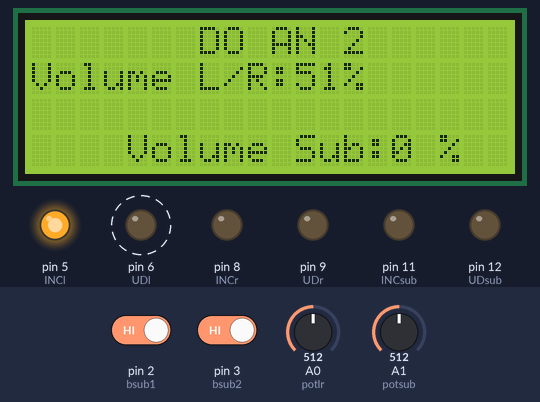
The sketch below on a simulated Arduino Uno, built with avr-gcc and run on an emulated ATmega328P. Parts: 20×4 character LCD, output pins drawn as LEDs (lit = HIGH). Dashed ring = blinking. The inputs (shaded band) are chosen by the test bench; at power-on: A0 (potlr) = 512, A1 (potsub) = 512, pin 2 (bsub1) HIGH, pin 3 (bsub2) HIGH. Pins used as bus, display or sensor lines are not drawn; what the sketch prints to the serial monitor is not drawn.

Above: at 1.05 s.
1.3 s: A0 (potlr) set to 0
At 1.52 s:
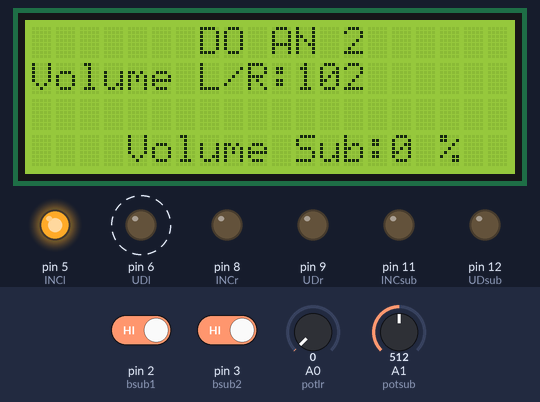
3.4 s: A1 (potsub) set to 32
4.9 s: A1 (potsub) set to 27
At 5.3 s:
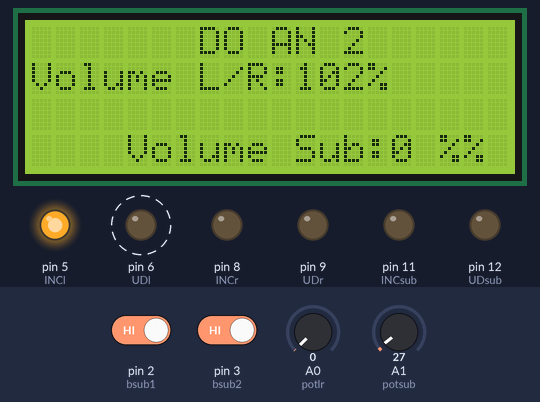
6.9 s: pin 2 (bsub1) driven LOW
At 7.26 s:
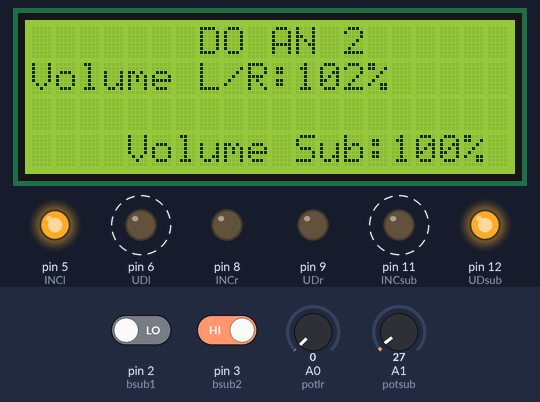
8.8 s: pin 3 (bsub2) driven LOW
At 9.22 s:
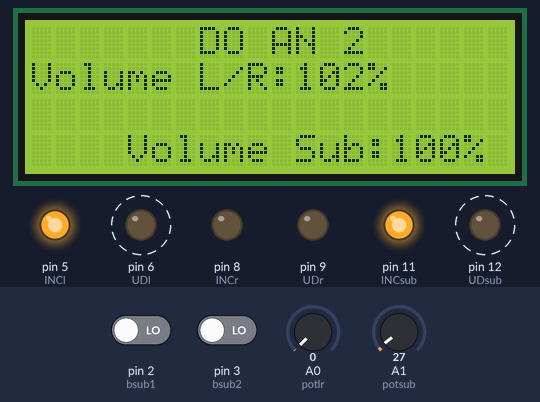
11.0 s: A0 (potlr) set to 20
Timing chart, 0 to 13.5 s (numbered marks = the images above; inputs shaded):
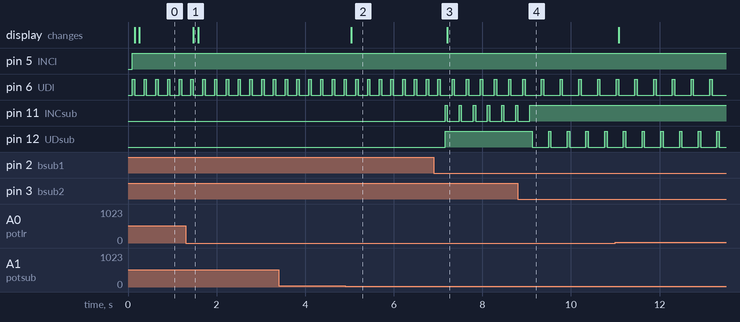

The sketch:

change-volume-by-button.ino
```cpp
#include <LiquidCrystal_I2C.h>

LiquidCrystal_I2C lcd(0x3F, 20, 4);
//0x3f là địa chỉ màn hình trong bus I2C.       //I2C address 0x3f, 20 columns and 4 rows

int blr1 = 0;     //chân 0
int blr2 = 1;

int bsub1 = 2;
int bsub2 = 3;

int potlr = A0, potsub = A1; // chan ket noi X9c013             //the connect pin of X9C103

int Readlr, Readsub;

int lr , sub ;

int buttonStatelr1 = 0;
int buttonStatelr2 = 0;

int buttonStatesub1 = 0;
int buttonStatesub2 = 0;

#define CSl 4    // pin 2, chân cho phép kênh trái              //left channel chip select
#define UDl 6    // pin 3 chân chỉnh hướng lên/xuống kênh trái  //left channel up/down wiper
#define INCl 5   // pin 4 chân chạy cần gạt kênh trái           //left channel increment

#define CSr 7    // pin 2 chân cho phép kênh phải
#define UDr 9   // pin 3 chân chỉnh hướng lên/xuống kênh phải
#define INCr 8   // pin 4 chân chạy cần gạt kênh phải

#define CSsub 10    // pin 2 chân cho phép kênh sub
#define UDsub 12   // pin 3 chân chỉnh hướng lên/xuống kênh sub
#define INCsub 11   // pin 4 chân chạy cần gạt kênh sub

////////////////////////////////////////////////////////////////////////setup/////////////////////////////////////////////////////////////////////////////////
void setup() {
  Serial.begin(9600);

  lcd.init();       //Khởi chạy màn hình.                       //initialize the lcd
  lcd.backlight();   //Bật đèn nền                              //open the backlight

  lcd.setCursor(7, 0);
  lcd.print("DO AN 2");

  lcd.setCursor(0, 1);
  lcd.print("Volume L/R:");
  lcd.setCursor(11, 1);
  lcd.print(lr);
//  lcd.setCursor(13, 1);
//  lcd.print("%");

  lcd.setCursor(4, 3);
  lcd.print("Volume Sub:");
  lcd.setCursor(15, 3);
  lcd.print(sub);
  // lcd.setCursor(14, 3);
  // lcd.print("%");

  pinMode(CSl, OUTPUT);
  pinMode(UDl, OUTPUT);
  pinMode(INCl, OUTPUT);

  pinMode(CSr, OUTPUT);
  pinMode(UDr, OUTPUT);
  pinMode(INCr, OUTPUT);

  pinMode(blr1, INPUT);
  pinMode(blr2, INPUT);

  pinMode(CSsub, OUTPUT);
  pinMode(UDsub, OUTPUT);
  pinMode(INCsub, OUTPUT);

  pinMode(bsub1, INPUT);
  pinMode(bsub2, INPUT);
}

////////////////////////////////////////////////////////////////////////upl/////////////////////////////////////////////////////////////////////////////////
void Upl() {
   digitalWrite(CSl,LOW); //cho phép biến trở hoạt động khi ngõ vào thấp    //enable potentiometer to operate when input is low
   digitalWrite(UDl,HIGH);//mức cao cho phép cần gạt di chuyển lên          //high level allows the wiper to move up
   digitalWrite(INCl,HIGH);
   delay(50);
   digitalWrite(INCl,LOW);//điều khiển cần gạt di chuyển                    //increase the wiper

    lcd.setCursor(11, 1);
    lcd.print(lr);

}
////////////////////////////////////////////////////////////////////////downl/////////////////////////////////////////////////////////////////////////////////
void Downl() {
   digitalWrite(CSl,LOW); //cho phép biến trở hoạt động khi ngõ vào thấp
   digitalWrite(UDl,LOW); //mức thấp cho phép cần gạt di chuyển xuống       //low level allows the wiper to move down
   digitalWrite(INCl,HIGH);
   delay(50);
   digitalWrite(INCl,LOW);//điều khiển cần gạt di chuyển

    lcd.setCursor(11, 1);
    lcd.print(lr);
}
////////////////////////////////////////////////////////////////////////upr/////////////////////////////////////////////////////////////////////////////////
void Upr() {
   digitalWrite(CSr,LOW);
   digitalWrite(UDr,HIGH);
   digitalWrite(INCr,HIGH);
   delay(50);
   digitalWrite(INCr,LOW);
}
////////////////////////////////////////////////////////////////////////downr/////////////////////////////////////////////////////////////////////////////////
void Downr() {
   digitalWrite(CSr,LOW);
   digitalWrite(UDr,LOW);
   digitalWrite(INCr,HIGH);
   delay(50);
   digitalWrite(INCr,LOW);
}
////////////////////////////////////////////////////////////////////////storelr/////////////////////////////////////////////////////////////////////////////////
void storelr(){
 digitalWrite(INCl,HIGH);//lưu giá trị biến trở khi INC và CS đồng thời mức cao       //store the rheostat value when INC and CS are simultaneously high
 digitalWrite(CSl,HIGH); //cho phép biến trở lưu giá trị khi ngõ vào cao              //allows potentiometer to store value when input is high
 delay(50);
 digitalWrite(CSl,LOW);
 }
////////////////////////////////////////////////////////////////////////readlr/////////////////////////////////////////////////////////////////////////////////
void readlr(){
  Readlr = analogRead(potlr); //đọc giá trị biến trở                                            //read the rheostat value
  lr= 102 - round(Readlr/10); //tính toán và chuyển đổi giá trị biến trở sang giá trị âm lượng    //calculate and convert rheostat value to volume value

  buttonStatelr1 = digitalRead(blr1);
  buttonStatelr2 = digitalRead(blr2);

  if (buttonStatelr1 == 0)  {Upl();} //Upr();}
  if (buttonStatelr2 == 0) {Downl();}// Downr();}
  if (buttonStatelr1 == 0 && buttonStatelr2 == 0) storelr();

  if (lr > 99) {
    lcd.setCursor(14, 1);
    lcd.print("%  ");
  }
   else if (lr < 10){
    lcd.setCursor(12, 1);
    lcd.print("%   ");
  }
  else {lcd.setCursor(13, 1);
  lcd.print("%   ");
  }

}
////////////////////////////////////////////////////////////////////////upsub/////////////////////////////////////////////////////////////////////////////////
void Upsub() {
   digitalWrite(CSsub,LOW);
   digitalWrite(UDsub,HIGH);
   digitalWrite(INCsub,HIGH);
   delay(50);
   digitalWrite(INCsub,LOW);

  lcd.setCursor(15, 3);
  lcd.print(sub);

}
////////////////////////////////////////////////////////////////////////downsub/////////////////////////////////////////////////////////////////////////////////
void Downsub() {
   digitalWrite(CSsub,LOW);
   digitalWrite(UDsub,LOW);
   digitalWrite(INCsub,HIGH);
   delay(50);
   digitalWrite(INCsub,LOW);

  lcd.setCursor(15, 3);
  lcd.print(sub);
}
////////////////////////////////////////////////////////////////////////storesub/////////////////////////////////////////////////////////////////////////////////
void storesub(){
 digitalWrite(INCsub,HIGH);
 digitalWrite(CSsub,HIGH);
 delay(50);
 digitalWrite(CSsub,LOW);
 }
////////////////////////////////////////////////////////////////////////readsub/////////////////////////////////////////////////////////////////////////////////
void readsub(){
  Readsub = analogRead(potsub);
  sub= 102 - round(Readsub/10);

  buttonStatesub1 = digitalRead(bsub1);
  buttonStatesub2 = digitalRead(bsub2);

  if (buttonStatesub1 == 0)  Upsub();
  if (buttonStatesub2 == 0) Downsub();
  if (buttonStatesub1 == 0 && buttonStatesub2 == 0) storesub();

  if (sub > 99) {
    lcd.setCursor(18, 3);
    lcd.print("% ");
  }
   else if (sub < 10){
    lcd.setCursor(16, 3);
    lcd.print("%   ");
  }
  else {lcd.setCursor(17, 3);
  lcd.print("%  ");
  }

}

////////////////////////////////////////////////////////////////////////loop/////////////////////////////////////////////////////////////////////////////////
void loop() {
  readlr();
 readsub();

  Serial.print("Analog reading left/right= ");
  Serial.println(Readlr);
  Serial.println(lr);
  Serial.println(buttonStatelr1);
  Serial.println(buttonStatelr2);
  delay(100);

  // Serial.print("Analog reading sub= ");
  // Serial.println(Readsub);
  // Serial.println(sub);
  // Serial.println(buttonStatesub1);
  // Serial.println(buttonStatesub2);
  // delay(100);

}
```

Measured:
- the behaviour switches between 30 and 29 on A1 (potsub) (found by bisection; images 1 and 2)
- after the input at 1.3 s, the display: changes after 0.18 s (image 1)
- after the input at 4.9 s, the display: changes after 0.14 s (image 2)
- after the input at 6.9 s, pin 11 (INCsub): alternates HIGH for 0.05 s and LOW for 0.27 s, starting after 0.26 s; pin 12 (UDsub): LOW → HIGH after 0.26 s; the display: changes after 0.31 s (image 3)
- after the input at 8.8 s, pin 6 (UDl): alternates HIGH for 0.05 s and LOW for 0.37 s, starting after 0.53 s; pin 11 (INCsub): goes on until 9.1 s, then stays HIGH; pin 12 (UDsub): alternates HIGH for 0.05 s and LOW for 0.37 s, starting after 0.32 s
- by itself, pin 6 (UDl): alternates HIGH for 0.05 s and LOW for 0.21 s
